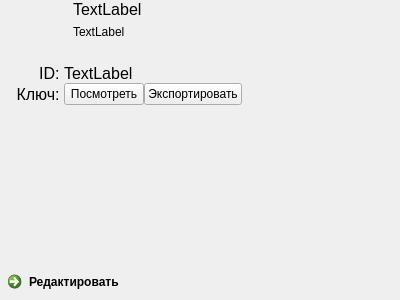
<?xml version="1.0" encoding="UTF-8"?>
<ui version="4.0">
 <class>AccountPageWidget</class>
 <widget class="QWidget" name="AccountPageWidget">
  <property name="geometry">
   <rect>
    <x>0</x>
    <y>0</y>
    <width>400</width>
    <height>300</height>
   </rect>
  </property>
  <property name="windowTitle">
   <string>Form</string>
  </property>
  <property name="styleSheet">
   <string notr="true"/>
  </property>
  <layout class="QGridLayout" name="gridLayout">
   <property name="leftMargin">
    <number>0</number>
   </property>
   <property name="topMargin">
    <number>0</number>
   </property>
   <property name="rightMargin">
    <number>0</number>
   </property>
   <property name="bottomMargin">
    <number>0</number>
   </property>
   <property name="spacing">
    <number>0</number>
   </property>
   <item row="4" column="0">
    <spacer name="verticalSpacer">
     <property name="orientation">
      <enum>Qt::Vertical</enum>
     </property>
     <property name="sizeHint" stdset="0">
      <size>
       <width>20</width>
       <height>40</height>
      </size>
     </property>
    </spacer>
   </item>
   <item row="0" column="1" colspan="3">
    <widget class="QWidget" name="widget" native="true">
     <layout class="QGridLayout" name="gridLayout_2">
      <property name="leftMargin">
       <number>9</number>
      </property>
      <property name="topMargin">
       <number>0</number>
      </property>
      <property name="rightMargin">
       <number>9</number>
      </property>
      <property name="bottomMargin">
       <number>0</number>
      </property>
      <item row="0" column="0">
       <widget class="QLabel" name="label_2">
        <property name="minimumSize">
         <size>
          <width>0</width>
          <height>19</height>
         </size>
        </property>
        <property name="maximumSize">
         <size>
          <width>16777215</width>
          <height>19</height>
         </size>
        </property>
        <property name="font">
         <font>
          <pointsize>12</pointsize>
         </font>
        </property>
        <property name="text">
         <string>TextLabel</string>
        </property>
       </widget>
      </item>
      <item row="1" column="0">
       <widget class="QLabel" name="label_3">
        <property name="text">
         <string>TextLabel</string>
        </property>
        <property name="alignment">
         <set>Qt::AlignLeading|Qt::AlignLeft|Qt::AlignTop</set>
        </property>
       </widget>
      </item>
     </layout>
    </widget>
   </item>
   <item row="3" column="3">
    <spacer name="horizontalSpacer">
     <property name="orientation">
      <enum>Qt::Horizontal</enum>
     </property>
     <property name="sizeHint" stdset="0">
      <size>
       <width>40</width>
       <height>20</height>
      </size>
     </property>
    </spacer>
   </item>
   <item row="1" column="1" colspan="3">
    <widget class="QLabel" name="label_5">
     <property name="maximumSize">
      <size>
       <width>16777215</width>
       <height>19</height>
      </size>
     </property>
     <property name="font">
      <font>
       <pointsize>12</pointsize>
      </font>
     </property>
     <property name="text">
      <string>TextLabel</string>
     </property>
    </widget>
   </item>
   <item row="1" column="0">
    <widget class="QLabel" name="label_4">
     <property name="maximumSize">
      <size>
       <width>16777215</width>
       <height>19</height>
      </size>
     </property>
     <property name="font">
      <font>
       <pointsize>12</pointsize>
      </font>
     </property>
     <property name="text">
      <string>ID: </string>
     </property>
     <property name="alignment">
      <set>Qt::AlignRight|Qt::AlignTrailing|Qt::AlignVCenter</set>
     </property>
    </widget>
   </item>
   <item row="3" column="0">
    <widget class="QLabel" name="label_6">
     <property name="font">
      <font>
       <pointsize>12</pointsize>
      </font>
     </property>
     <property name="text">
      <string>Ключ: </string>
     </property>
     <property name="alignment">
      <set>Qt::AlignRight|Qt::AlignTrailing|Qt::AlignVCenter</set>
     </property>
    </widget>
   </item>
   <item row="3" column="2">
    <widget class="QPushButton" name="pushButton_2">
     <property name="text">
      <string>Экспортировать</string>
     </property>
    </widget>
   </item>
   <item row="0" column="0">
    <widget class="QLabel" name="label">
     <property name="minimumSize">
      <size>
       <width>64</width>
       <height>64</height>
      </size>
     </property>
     <property name="maximumSize">
      <size>
       <width>64</width>
       <height>64</height>
      </size>
     </property>
     <property name="styleSheet">
      <string notr="true"/>
     </property>
     <property name="text">
      <string/>
     </property>
    </widget>
   </item>
   <item row="3" column="1">
    <widget class="QPushButton" name="pushButton">
     <property name="text">
      <string>Посмотреть</string>
     </property>
    </widget>
   </item>
   <item row="5" column="0" colspan="4">
    <widget class="QCommandLinkButton" name="commandLinkButton">
     <property name="text">
      <string>Редактировать</string>
     </property>
    </widget>
   </item>
  </layout>
 </widget>
 <resources/>
 <connections/>
</ui>
